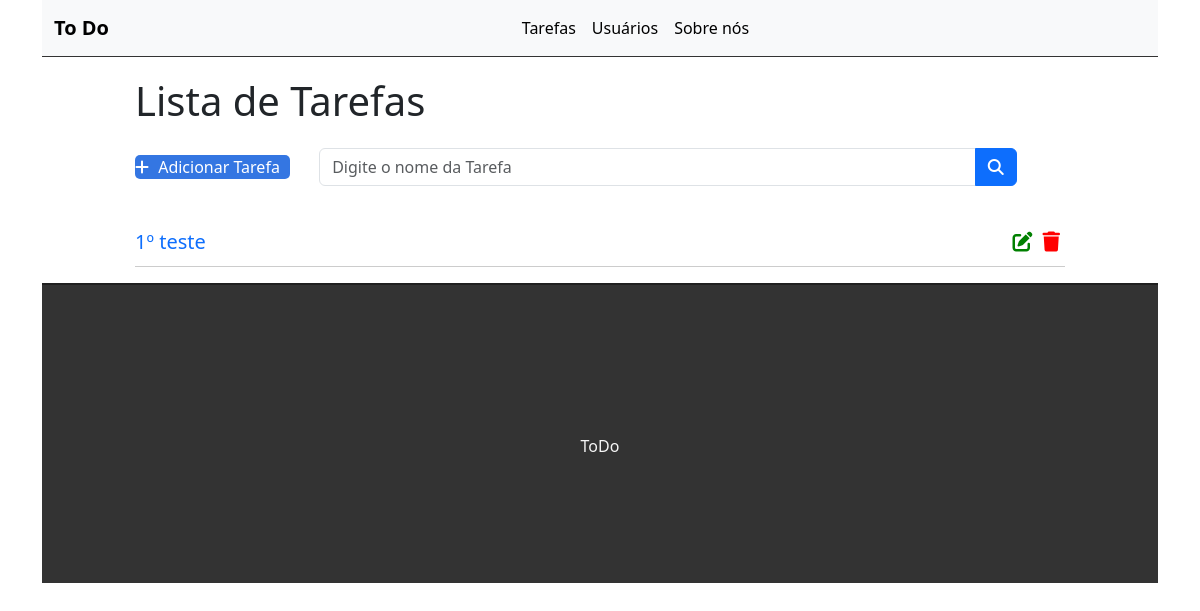
The app's page /, older data.
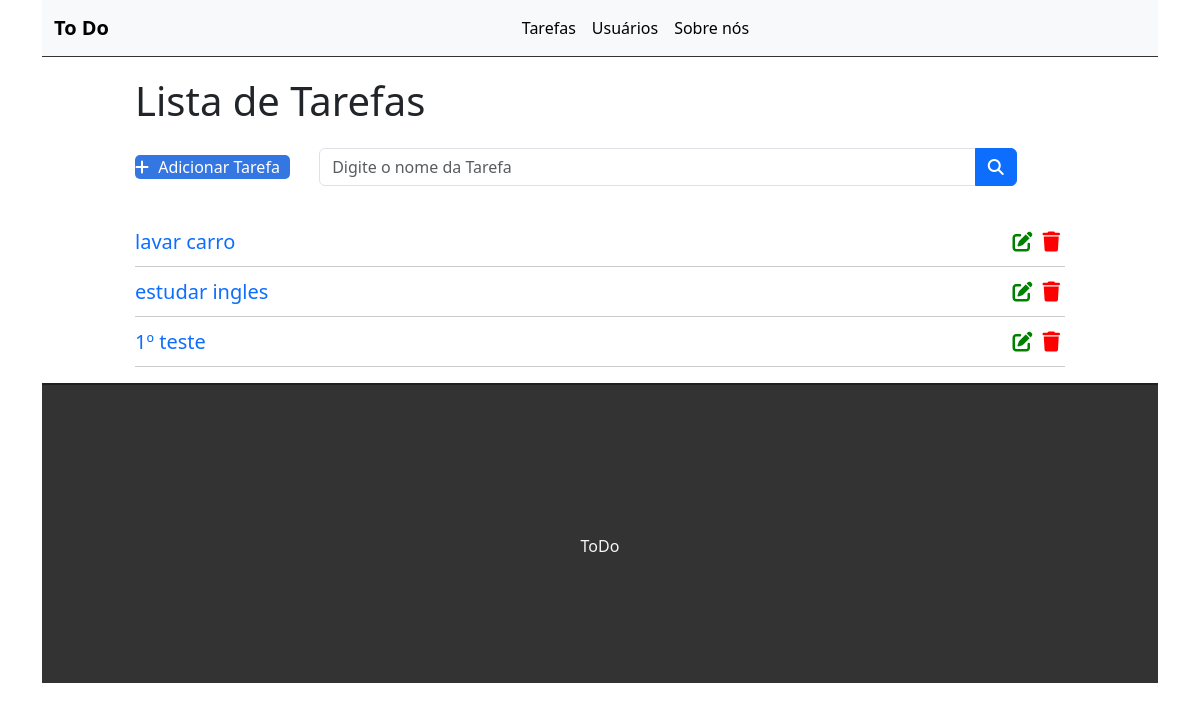
The same page, newer data.
### tasks/models.py (models this page shows, shortened)
class Task(models.Model):
    STATUS = (
        ('doing', "Doing"),
        ('done', "Done")
    )
    title = models.CharField(max_length=255)
    description = models.TextField()
    done =  models.CharField(max_length=5, choices=STATUS,)
    cretated_at = models.DateTimeField(auto_now_add=True)
    updated_at = models.DateTimeField(auto_now=True)

### tasks/views.py (the view)
# urls.py: path('', views.tasklist, name='task-list'),
def tasklist(request):
    tasks = Task.objects.all().order_by('-cretated_at')
    return render(request, 'tasks/list.html', {'tasks': tasks})

### tasks/templates/tasks/list.html (shortened to what this page needs)
{% extends "base.html" %}
{% block content %}
<div class="offset-1 col-10 list-div">
    <h1>Lista de Tarefas</h1>
    <a id="add-link" href="newtask/">
        <div class="col-2 add-div">
            <i class="fas fa-plus"></i> Adicionar Tarefa
        </div>
    </a>
    <div class="col-9 search-div">
        <div class="input-group mb-3">
            <input class="form-control" type="text" id="search" name="search" placeholder="Digite o nome da Tarefa">
            <button class="btn btn-primary" type="button" id="button-addon2"><i class="fa-solid fa-magnifying-glass"></i></button>
        </div>
    </div>
    <ul class="task-list">
        {% for task in tasks %}
        <li class="task-item">
            <span><a href="/task/{{task.id}}">{{task.title}}</span>
            <span><i class="fas fa-trash"></i></span>
            <a href="edit/{{task.id}}"><span><i class="fas fa-edit"></i></span></a>
        </li>
        {% endfor %}
    </ul>
</div>
{% endblock %}

### tasks/templates/base.html (shortened to what this page needs)
<!doctype html>
<html lang="pt-br">
  <head>
    {% load static %}
    <link rel="stylesheet" href={% static "css/styles.css" %}>
    <link href="https://cdn.jsdelivr.net/npm/bootstrap@5.3.2/dist/css/bootstrap.min.css" rel="stylesheet">
  </head>
  <body>
    <div class="container">
      <nav class="navbar navbar-expand-lg bg-body-tertiary">
        <div class="container-fluid">
          <a class="navbar-brand" href="/">To Do</a>
          <div class="collapse navbar-collapse" id="navbarScroll">
            <ul class="navbar-nav me-auto my-2 my-lg-0 navbar-nav-scroll" style="--bs-scroll-height: 100px;">
              <li class="nav-item">
                <a class="nav-link active" aria-current="page" href="#">Tarefas</a>
              </li>
              <li class="nav-item">
                <a class="nav-link active" aria-current="page" href="#">Usuários</a>
              </li>
              <li class="nav-item">
                <a class="nav-link active" aria-current="page" href="#">Sobre nós</a>
              </li>
          </div>
        </div>
      </nav>
      {%block content%} {%endblock%}
      <footer>
        <p>ToDo</p>
      </footer>
    </div>
  </body>
</html>

### tasks/static/css/styles.css (style rules this page uses)
.container-fluid { padding: 0; }
.navbar { border-bottom: 1px solid #333; margin-bottom: 20px; }
.navbar-nav { margin: auto; }
.navbar-brand { font-weight: bold; }
.list-div { padding: 0; }
.task-list { padding-left: 0; }
.task-item { list-style: none; font-size: 20px; height: 50px; padding-top: 10px; border-bottom: 1px solid #ccc; }
.fas.fa-trash, .fas.fa-edit { cursor: pointer; margin: 5px; font-size: 20px; float: right; }
.fas.fa-trash { color: red; }
.fas.fa-edit { color: green; }
.task-list a { text-decoration: none; }
#add-link { text-decoration: none; }
.add-div { background-color: #3476e2; cursor: pointer; display: inline-block; color: #fff; border-radius: 5px; margin-right: 25px; }
.fas.fa-plus { color: #fff; margin-right: 10px; margin-right: 5px; }
.search-div { padding: 0px; margin-top: 15px; margin-bottom: 15px; display: inline-block; }
footer { background-color: #333; height: 300px; border-top: 2px solid #202020; }
footer p { color: #f5f5f5; text-align: center; top: 50%; position: relative; }

Row changes from the older to the newer data that the page shows:
added Task: title "lavar carro"
added Task: title "estudar ingles"
